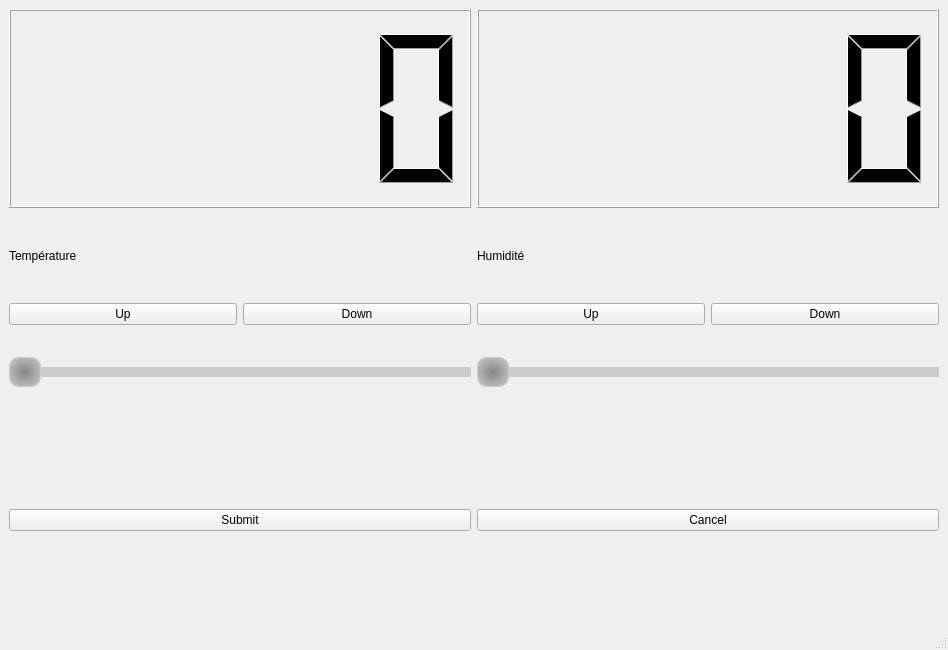
<?xml version="1.0" encoding="UTF-8"?>
<ui version="4.0">
 <class>MainWindow</class>
 <widget class="QMainWindow" name="MainWindow">
  <property name="geometry">
   <rect>
    <x>0</x>
    <y>0</y>
    <width>948</width>
    <height>650</height>
   </rect>
  </property>
  <property name="windowTitle">
   <string>MainWindow</string>
  </property>
  <widget class="QWidget" name="centralwidget">
   <layout class="QGridLayout" name="gridLayout_2">
    <item row="0" column="1">
     <widget class="QLCDNumber" name="lcdNumber_Hum"/>
    </item>
    <item row="2" column="0">
     <layout class="QVBoxLayout" name="verticalLayout_6">
      <item>
       <widget class="QLabel" name="label_5">
        <property name="text">
         <string/>
        </property>
       </widget>
      </item>
      <item>
       <widget class="QPushButton" name="pushButton_Submit">
        <property name="text">
         <string>Submit</string>
        </property>
       </widget>
      </item>
      <item>
       <widget class="QLabel" name="label_3">
        <property name="text">
         <string/>
        </property>
       </widget>
      </item>
     </layout>
    </item>
    <item row="1" column="1">
     <layout class="QGridLayout" name="gridLayout_3">
      <item row="1" column="0">
       <layout class="QHBoxLayout" name="horizontalLayout_4">
        <item>
         <widget class="QPushButton" name="pushButton_Hum_UP">
          <property name="text">
           <string>Up</string>
          </property>
         </widget>
        </item>
        <item>
         <widget class="QPushButton" name="pushButton_Hum_DOWN">
          <property name="text">
           <string>Down</string>
          </property>
         </widget>
        </item>
       </layout>
      </item>
      <item row="0" column="0">
       <layout class="QVBoxLayout" name="verticalLayout_2">
        <item>
         <widget class="QLabel" name="label_Hum">
          <property name="text">
           <string>Humidité</string>
          </property>
         </widget>
        </item>
       </layout>
      </item>
      <item row="2" column="0">
       <widget class="QSlider" name="horizontalSlider_Hum">
        <property name="sizePolicy">
         <sizepolicy hsizetype="Expanding" vsizetype="Preferred">
          <horstretch>0</horstretch>
          <verstretch>0</verstretch>
         </sizepolicy>
        </property>
        <property name="styleSheet">
         <string notr="true">
QSlider::groove:horizontal {
  	background-color: black;
	border: 0px solid #424242; 
	height: 10px; 
	border-radius: 30px;
    }
QSlider::handle:horizontal {
    background: qradialgradient(spread:pad, cx:0.5, cy:0.511, radius:1.695, fx:0.5, fy:0.5, stop:0 rgba(133, 133, 133, 255), stop:0.555556 rgba(229, 229, 229, 255));
    border: 1px solid;
	border-color: rgb(202, 202, 202);
    height: 30px;
    width: 30px;
    margin: -10px 0px;
    border-radius: 10px;
    }

QSlider::handle:horizontal:hover {
border-color: rgb(19, 192, 255);
}

QSlider::sub-page
{
    background: rgb(19, 192, 255);
}
QSlider::add-page 
{
    background: rgb(204, 204, 204);
}</string>
        </property>
        <property name="orientation">
         <enum>Qt::Horizontal</enum>
        </property>
       </widget>
      </item>
     </layout>
    </item>
    <item row="2" column="1">
     <layout class="QVBoxLayout" name="verticalLayout_7">
      <item>
       <widget class="QLabel" name="label_6">
        <property name="text">
         <string/>
        </property>
       </widget>
      </item>
      <item>
       <widget class="QPushButton" name="pushButton_Cancel">
        <property name="text">
         <string>Cancel</string>
        </property>
       </widget>
      </item>
      <item>
       <widget class="QLabel" name="label_4">
        <property name="text">
         <string/>
        </property>
       </widget>
      </item>
     </layout>
    </item>
    <item row="1" column="0">
     <layout class="QGridLayout" name="gridLayout">
      <item row="0" column="0">
       <layout class="QVBoxLayout" name="verticalLayout">
        <item>
         <widget class="QLabel" name="label_Temp">
          <property name="text">
           <string>Température</string>
          </property>
         </widget>
        </item>
       </layout>
      </item>
      <item row="1" column="0">
       <layout class="QHBoxLayout" name="horizontalLayout_2">
        <item>
         <widget class="QPushButton" name="pushButton_Temp_UP">
          <property name="text">
           <string>Up</string>
          </property>
         </widget>
        </item>
        <item>
         <widget class="QPushButton" name="pushButton_Temp_DOWN">
          <property name="text">
           <string>Down</string>
          </property>
         </widget>
        </item>
       </layout>
      </item>
      <item row="2" column="0">
       <widget class="QSlider" name="horizontalSlider_Temp">
        <property name="sizePolicy">
         <sizepolicy hsizetype="Expanding" vsizetype="Preferred">
          <horstretch>0</horstretch>
          <verstretch>0</verstretch>
         </sizepolicy>
        </property>
        <property name="styleSheet">
         <string notr="true">
QSlider::groove:horizontal {
  	background-color: black;
	border: 0px solid #424242; 
	height: 10px; 
	border-radius: 30px;
    }
QSlider::handle:horizontal {
    background: qradialgradient(spread:pad, cx:0.5, cy:0.511, radius:1.695, fx:0.5, fy:0.5, stop:0 rgba(133, 133, 133, 255), stop:0.555556 rgba(229, 229, 229, 255));
    border: 1px solid;
	border-color: rgb(202, 202, 202);
    height: 30px;
    width: 30px;
    margin: -10px 0px;
    border-radius: 10px;
    }

QSlider::handle:horizontal:hover {
border-color: rgb(19, 192, 255);
}

QSlider::sub-page
{
    background: rgb(19, 192, 255);
}
QSlider::add-page 
{
    background: rgb(204, 204, 204);
}</string>
        </property>
        <property name="orientation">
         <enum>Qt::Horizontal</enum>
        </property>
       </widget>
      </item>
     </layout>
    </item>
    <item row="0" column="0">
     <widget class="QLCDNumber" name="lcdNumber_Temp"/>
    </item>
   </layout>
  </widget>
  <widget class="QMenuBar" name="menubar">
   <property name="geometry">
    <rect>
     <x>0</x>
     <y>0</y>
     <width>948</width>
     <height>29</height>
    </rect>
   </property>
  </widget>
  <widget class="QStatusBar" name="statusbar"/>
 </widget>
 <resources/>
 <connections/>
</ui>
